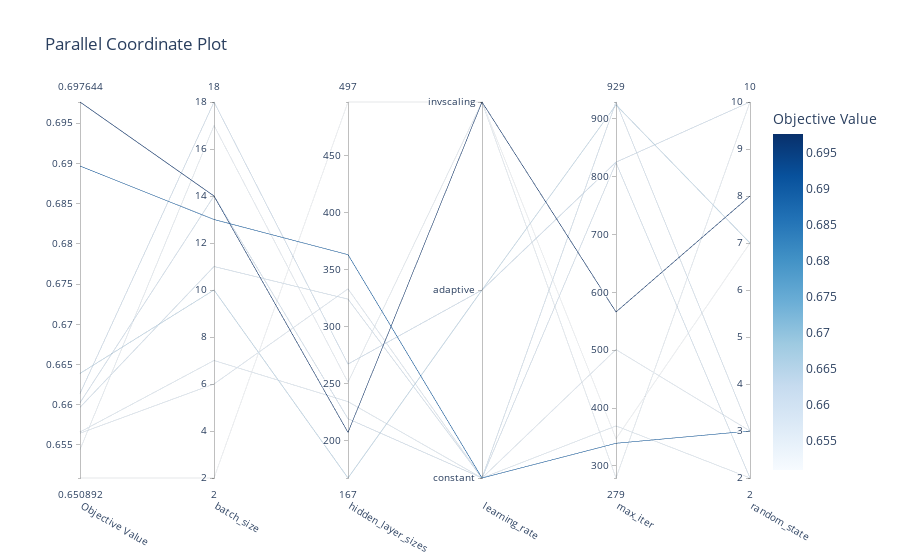

This figure's notebook cell:
### Code cell
from matplotlib import pyplot as plt
fig_study = optuna.visualization.plot_parallel_coordinate(study, params=["hidden_layer_sizes", "learning_rate","random_state","max_iter","batch_size"])
fig_study.show()

### Figure 1 — Plotly figure (JSON) as saved in the notebook; plotly's stock layout.template omitted (floating-point values rounded to 4 significant figures)
{"data": [{"dimensions": [{"label": "Objective Value", "range": [0.6509, 0.6976], "values": [0.6566, 0.6639, 0.6544, 0.6565, 0.6597, 0.6603, 0.6509, 0.6897, 0.6976, 0.6614]}, {"label": "batch_size", "range": [2, 18], "values": [7, 10, 17, 6, 11, 14, 2, 13, 14, 18]}, {"label": "hidden_layer_sizes", "range": [167, 497], "values": [234, 167, 251, 333, 324, 219, 497, 363, 207, 267]}, {"label": "learning_rate", "range": [0, 2], "ticktext": ["constant", "adaptive", "invscaling"], "tickvals": [0, 1, 2], "values": [0, 1, 2, 0, 0, 0, 2, 0, 2, 1]}, {"label": "max_iter", "range": [279, 929], "values": [369, 924, 279, 501, 929, 824, 347, 339, 566, 825]}, {"label": "random_state", "range": [2, 10], "values": [2, 7, 10, 3, 3, 2, 7, 3, 8, 10]}], "labelangle": 30, "labelside": "bottom", "line": {"color": [0.6566, 0.6639, 0.6544, 0.6565, 0.6597, 0.6603, 0.6509, 0.6897, 0.6976, 0.6614], "colorbar": {"title": {"text": "Objective Value"}}, "colorscale": [[0, "rgb(247,251,255)"], [0.125, "rgb(222,235,247)"], [0.25, "rgb(198,219,239)"], [0.375, "rgb(158,202,225)"], [0.5, "rgb(107,174,214)"], [0.625, "rgb(66,146,198)"], [0.75, "rgb(33,113,181)"], [0.875, "rgb(8,81,156)"], [1, "rgb(8,48,107)"]], "reversescale": false, "showscale": true}, "type": "parcoords"}], "layout": {"title": {"text": "Parallel Coordinate Plot"}}}
